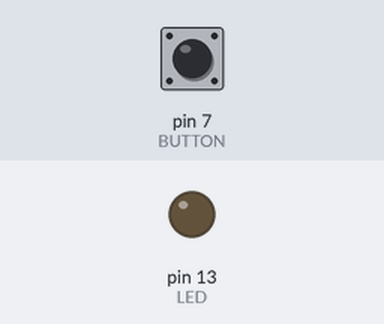
Simulated run of this sketch. Board: Arduino Uno, built with avr-gcc and run on an emulated ATmega328P. On the bench: output pins drawn as LEDs (lit = HIGH). The inputs (shaded band) are chosen by the test bench; at power-on: pin 7 (BUTTON) LOW.

Above: at 1.2 s.
1.3 s: pin 7 (BUTTON) pulled HIGH for 0.15 s
At 2.4 s:
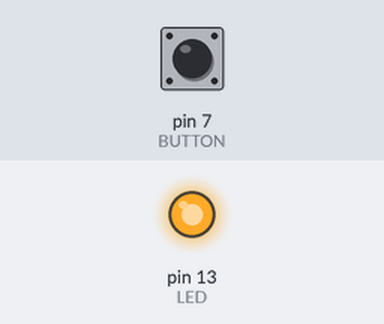
2.9 s: pin 7 (BUTTON) pulled HIGH for 1 s
At 3.7 s:
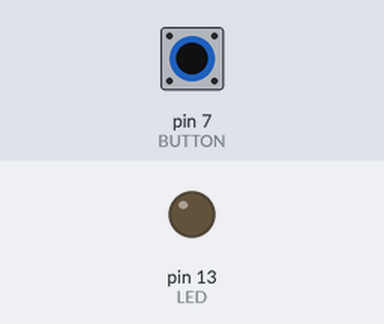
5.4 s: pin 7 (BUTTON) pulled HIGH for 3.2 s
At 6.8 s:
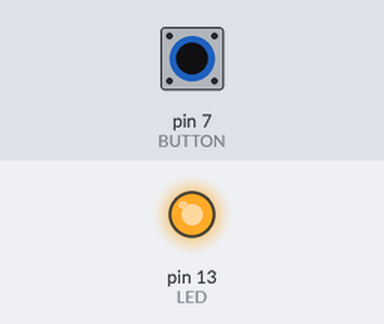
Timing chart, 0 to 8.4 s (numbered marks = the images above; inputs shaded):
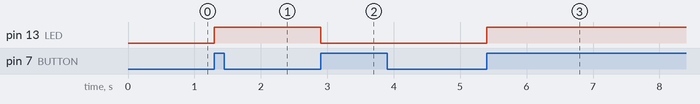

Measured:
- after the input at 1.3 s, pin 13 (LED): LOW → HIGH at once
- after the input at 2.9 s, pin 13 (LED): HIGH → LOW at once
- after the input at 5.4 s, pin 13 (LED): LOW → HIGH at once

The sketch:

Blink_bottone_e_ritenuta_debauce.ino
```cpp
// Esempio 03: stato precedente
// accendi il led appena è premuto il pulsante mantenendolo acceso quando si rilascia
// premendo una seconda volta il pulsante spegne il led

#define LED 13                // LED collegato al pin digitale 13
#define BUTTON 7              // pin di input dove è collegato il pulsante
int val = 0;                  // si userà val per conservare lo stato del pin di input
int vecchio_val = 0;          // si userà vecchio_val per conservare lo stato del pin di input al passo precedente
int stato = 0;                // ricorda lo stato in cui si trova il led, stato = 0 led spento, stato = 1 led acceso

void setup() {
  pinMode(LED, OUTPUT);       // imposta il pin digitale come output
  pinMode(BUTTON, INPUT);     // imposta il pin digitale come input
}

void loop() {
  val = digitalRead(BUTTON);  // legge il valore dell'input e lo conserva

  // controlla se è accaduto qualcosa
  if ((val == HIGH) && (vecchio_val == LOW)){
    stato = 1 - stato;
  }

  vecchio_val = val;            // ricordiamo il valore precedente di val

  if (stato == 1) {
    digitalWrite(LED, HIGH);   // accende il led
  }
  else {
    digitalWrite(LED, LOW);    //spegne il led
  }
}

/*
 * Il problema della difficoltà nel capire lo stato del bottone si
 * ripresenta se premiamo troppo velocemente il bottone.
 * Questo è dovuto alla fisica non ideale del fronte di salita e
 * discesa dello stato del bottone ( on - off ).
 *
 */
```
